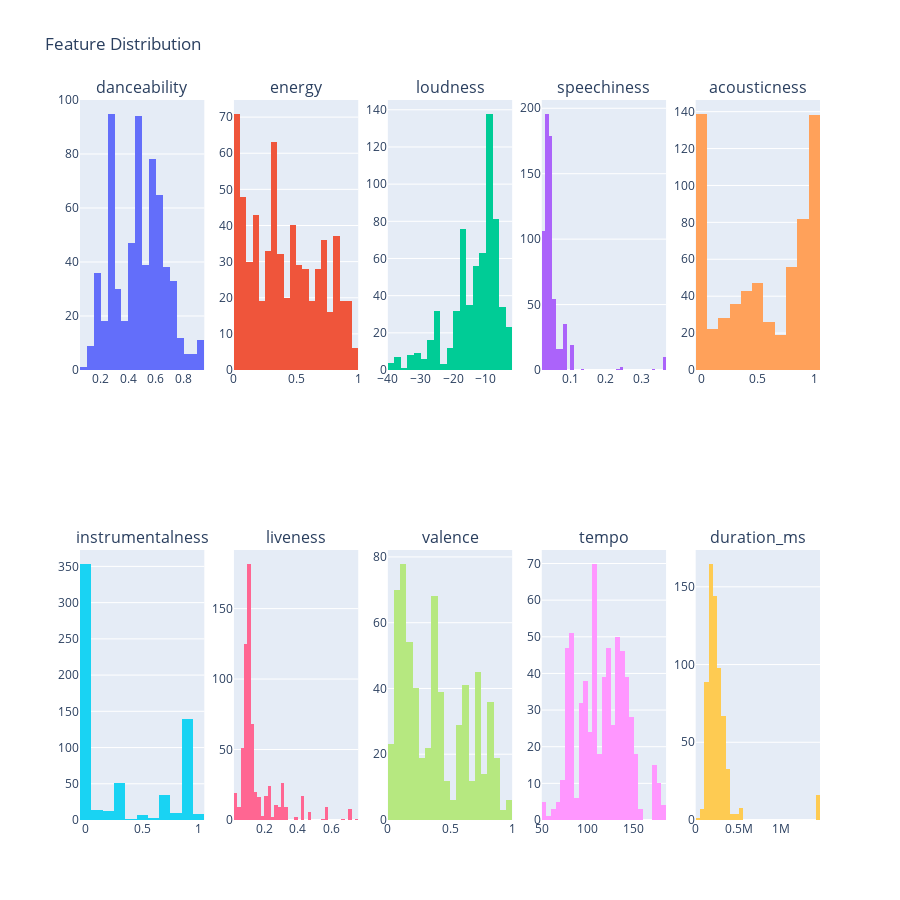

The notebook cell saved with this chart:
### Code cell
from plotly.subplots import make_subplots
plt.figure(figsize=(12, 6))
features = ['danceability', 'energy', 'loudness', 'speechiness',
            'acousticness', 'instrumentalness', 'liveness', 'valence', 'tempo',
            'duration_ms']
rows = 2
cols = 5
fig = make_subplots(rows=rows, cols=cols,
                    subplot_titles=features)
x, y = np.meshgrid(np.arange(rows)+1, np.arange(cols)+1)
count = 0
for row, col in zip(x.T.reshape(-1), y.T.reshape(-1)):
    fig.add_trace(
        go.Histogram(x=data[features[count]].values),
        row=row,
        col=col
    )
    count += 1

fig.update_layout(height=900, width=900,
                  title_text='Feature Distribution', showlegend=False)
fig.show()

### Figure 1 — Plotly figure (JSON) as saved in the notebook; plotly's stock layout.template omitted (floating-point values rounded to 4 significant figures; data arrays with more than 128 entries replaced by an {"elided": "..."} marker saying what was removed)
{"data": [{"type": "histogram", "x": {"elided": "636 float values"}, "xaxis": "x", "yaxis": "y"}, {"type": "histogram", "x": {"elided": "636 float values"}, "xaxis": "x2", "yaxis": "y2"}, {"type": "histogram", "x": {"elided": "636 float values"}, "xaxis": "x3", "yaxis": "y3"}, {"type": "histogram", "x": {"elided": "636 float values"}, "xaxis": "x4", "yaxis": "y4"}, {"type": "histogram", "x": {"elided": "636 float values"}, "xaxis": "x5", "yaxis": "y5"}, {"type": "histogram", "x": {"elided": "636 float values"}, "xaxis": "x6", "yaxis": "y6"}, {"type": "histogram", "x": {"elided": "636 float values"}, "xaxis": "x7", "yaxis": "y7"}, {"type": "histogram", "x": {"elided": "636 float values"}, "xaxis": "x8", "yaxis": "y8"}, {"type": "histogram", "x": {"elided": "636 float values"}, "xaxis": "x9", "yaxis": "y9"}, {"type": "histogram", "x": {"elided": "636 int values"}, "xaxis": "x10", "yaxis": "y10"}], "layout": {"annotations": [{"font": {"size": 16}, "showarrow": false, "text": "danceability", "x": 0.084, "xanchor": "center", "xref": "paper", "y": 1, "yanchor": "bottom", "yref": "paper"}, {"font": {"size": 16}, "showarrow": false, "text": "energy", "x": 0.292, "xanchor": "center", "xref": "paper", "y": 1, "yanchor": "bottom", "yref": "paper"}, {"font": {"size": 16}, "showarrow": false, "text": "loudness", "x": 0.5, "xanchor": "center", "xref": "paper", "y": 1, "yanchor": "bottom", "yref": "paper"}, {"font": {"size": 16}, "showarrow": false, "text": "speechiness", "x": 0.708, "xanchor": "center", "xref": "paper", "y": 1, "yanchor": "bottom", "yref": "paper"}, {"font": {"size": 16}, "showarrow": false, "text": "acousticness", "x": 0.916, "xanchor": "center", "xref": "paper", "y": 1, "yanchor": "bottom", "yref": "paper"}, {"font": {"size": 16}, "showarrow": false, "text": "instrumentalness", "x": 0.084, "xanchor": "center", "xref": "paper", "y": 0.375, "yanchor": "bottom", "yref": "paper"}, {"font": {"size": 16}, "showarrow": false, "text": "liveness", "x": 0.292, "xanchor": "center", "xref": "paper", "y": 0.375, "yanchor": "bottom", "yref": "paper"}, {"font": {"size": 16}, "showarrow": false, "text": "valence", "x": 0.5, "xanchor": "center", "xref": "paper", "y": 0.375, "yanchor": "bottom", "yref": "paper"}, {"font": {"size": 16}, "showarrow": false, "text": "tempo", "x": 0.708, "xanchor": "center", "xref": "paper", "y": 0.375, "yanchor": "bottom", "yref": "paper"}, {"font": {"size": 16}, "showarrow": false, "text": "duration_ms", "x": 0.916, "xanchor": "center", "xref": "paper", "y": 0.375, "yanchor": "bottom", "yref": "paper"}], "height": 900, "showlegend": false, "title": {"text": "Feature Distribution"}, "width": 900, "xaxis": {"anchor": "y", "domain": [0, 0.168]}, "xaxis10": {"anchor": "y10", "domain": [0.832, 1]}, "xaxis2": {"anchor": "y2", "domain": [0.208, 0.376]}, "xaxis3": {"anchor": "y3", "domain": [0.416, 0.584]}, "xaxis4": {"anchor": "y4", "domain": [0.624, 0.792]}, "xaxis5": {"anchor": "y5", "domain": [0.832, 1]}, "xaxis6": {"anchor": "y6", "domain": [0, 0.168]}, "xaxis7": {"anchor": "y7", "domain": [0.208, 0.376]}, "xaxis8": {"anchor": "y8", "domain": [0.416, 0.584]}, "xaxis9": {"anchor": "y9", "domain": [0.624, 0.792]}, "yaxis": {"anchor": "x", "domain": [0.625, 1]}, "yaxis10": {"anchor": "x10", "domain": [0, 0.375]}, "yaxis2": {"anchor": "x2", "domain": [0.625, 1]}, "yaxis3": {"anchor": "x3", "domain": [0.625, 1]}, "yaxis4": {"anchor": "x4", "domain": [0.625, 1]}, "yaxis5": {"anchor": "x5", "domain": [0.625, 1]}, "yaxis6": {"anchor": "x6", "domain": [0, 0.375]}, "yaxis7": {"anchor": "x7", "domain": [0, 0.375]}, "yaxis8": {"anchor": "x8", "domain": [0, 0.375]}, "yaxis9": {"anchor": "x9", "domain": [0, 0.375]}}}
